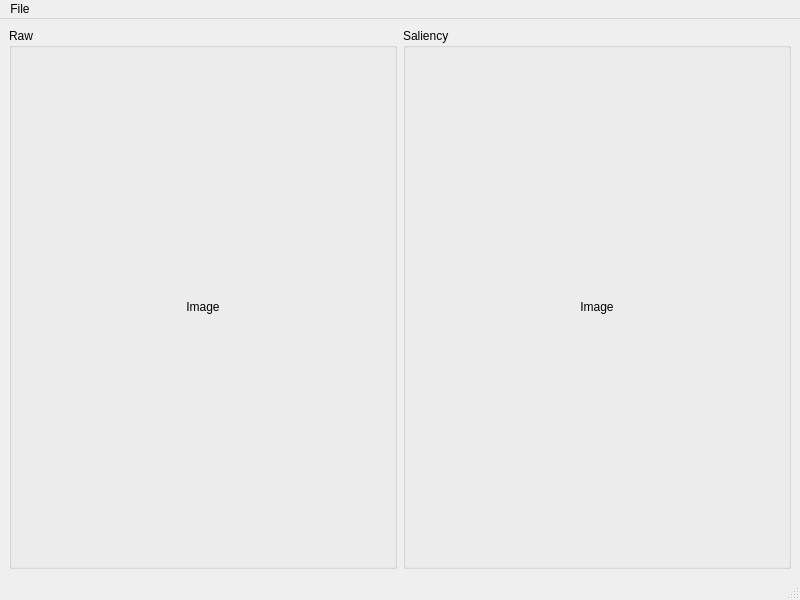
<?xml version="1.0" encoding="UTF-8"?>
<ui version="4.0">
 <class>MainWindow</class>
 <widget class="QMainWindow" name="MainWindow">
  <property name="geometry">
   <rect>
    <x>0</x>
    <y>0</y>
    <width>800</width>
    <height>600</height>
   </rect>
  </property>
  <property name="windowTitle">
   <string>Oculator visualizer</string>
  </property>
  <widget class="QWidget" name="centralwidget">
   <layout class="QHBoxLayout" name="horizontalLayout">
    <item>
     <widget class="QGroupBox" name="raw_group">
      <property name="title">
       <string>Raw</string>
      </property>
      <layout class="QVBoxLayout" name="verticalLayout">
       <item>
        <widget class="oculator::ImageView" name="raw">
         <property name="sizePolicy">
          <sizepolicy hsizetype="Ignored" vsizetype="Ignored">
           <horstretch>0</horstretch>
           <verstretch>0</verstretch>
          </sizepolicy>
         </property>
         <property name="text">
          <string>Image</string>
         </property>
         <property name="scaledContents">
          <bool>false</bool>
         </property>
         <property name="alignment">
          <set>Qt::AlignCenter</set>
         </property>
        </widget>
       </item>
      </layout>
     </widget>
    </item>
    <item>
     <widget class="QGroupBox" name="saliency_group">
      <property name="title">
       <string>Saliency</string>
      </property>
      <layout class="QVBoxLayout" name="verticalLayout_2">
       <item>
        <widget class="oculator::ImageView" name="saliency">
         <property name="sizePolicy">
          <sizepolicy hsizetype="Ignored" vsizetype="Ignored">
           <horstretch>0</horstretch>
           <verstretch>0</verstretch>
          </sizepolicy>
         </property>
         <property name="text">
          <string>Image</string>
         </property>
         <property name="scaledContents">
          <bool>false</bool>
         </property>
         <property name="alignment">
          <set>Qt::AlignCenter</set>
         </property>
        </widget>
       </item>
      </layout>
     </widget>
    </item>
   </layout>
  </widget>
  <widget class="QMenuBar" name="menubar">
   <property name="geometry">
    <rect>
     <x>0</x>
     <y>0</y>
     <width>800</width>
     <height>23</height>
    </rect>
   </property>
   <widget class="QMenu" name="menuFile">
    <property name="title">
     <string>File</string>
    </property>
   </widget>
   <addaction name="menuFile"/>
  </widget>
  <widget class="QStatusBar" name="statusbar"/>
 </widget>
 <customwidgets>
  <customwidget>
   <class>oculator::ImageView</class>
   <extends>QLabel</extends>
   <header>oculator/viz/ImageView.hpp</header>
  </customwidget>
 </customwidgets>
 <resources/>
 <connections/>
</ui>
